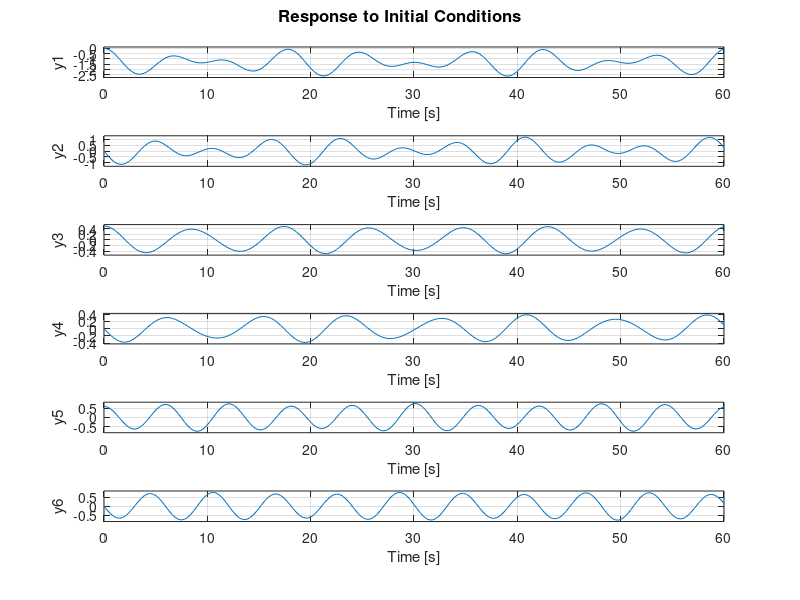
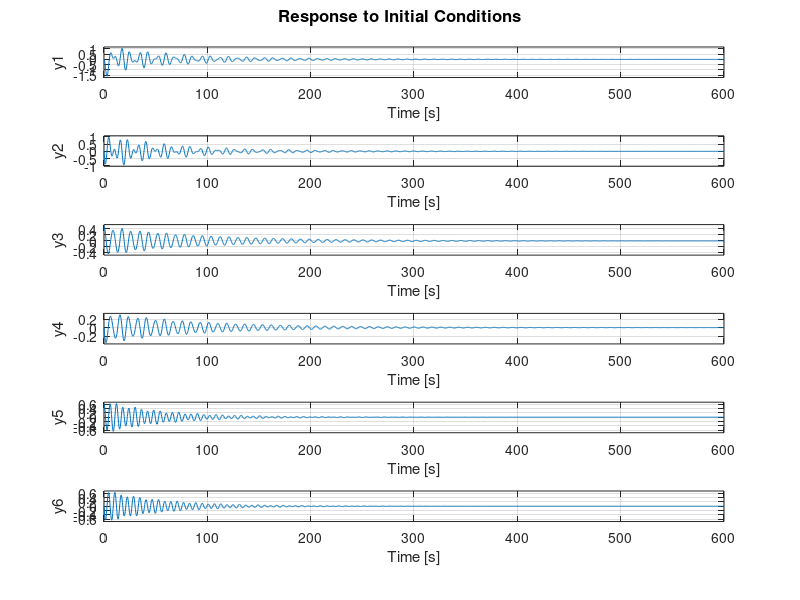

The MATLAB script that drew these images, in order: (Note: this script raises an error after producing the figures.)
global M; M=1000;
global m1; m1=100;
global m2; m2=100;
global l1; l1=20; 
global l2; l2=10; 
global g; g=9.81;
 
 A=[0 1 0 0 0 0;
 0 0 -(m1*g)/M 0 -(m2*g)/M 0;
 0 0 0 1 0 0;
 0 0 -((M+m1)*g)/(M*l1) 0 -(m2*g)/(M*l1) 0;
 0 0 0 0 0 1;
 0 0 -(m1*g)/(M*l2) 0 -(g*(M+m2))/(M*l2) 0];

 B=[ 0 ;
     1/M ;
     0 ;
     1/(M*(l1)) ;
     0 ;
     1/(M*l2)] ;
 %Initial state
 X_init=[
         0 ;
         0 ;
         0.5 ;
         0 ;
         0.6 ;
         0
     ];
 %Q and R values
 Q=[10 0 0 0 0 0;
 0 10 0 0 0 0;
 0 0 100 0 0 0;
 0 0 0 1 0 0;
 0 0 0 0 100 0;
 0 0 0 0 0 1];
 R=0.001;
 %C is the identity matrix which directly gives the output and D is 0
 C=eye(6);D=0;
 init_sys = ss(A , B , C , D) ;
 figure
 initial(init_sys , X_init)
 % After here, we make the LQR controller
 [K , P , Poles] = lqr(A , B , Q , R) ;

 lqr_controller = ss((A - (B*K)) , B , C , D) ;
 figure
 initial(lqr_controller , X_init)

 % Non linear controls
range = 0:0.1:500;
[t_nl, dx_nl] = ode45(@(t,x)orig_sys(t,x,-K*x), range, X_init);
figure
plot(t_nl, dx_nl(:,1))
xlabel('time(s)')
ylabel('x(m)')
title('Nonlinear control')



function dX = orig_sys(t, X, f)
global M;
global m1;
global m2;
global l1;
global l2;
global g;
% Get state values
x = X(1); dx = X(2); theta1 = X(3); dtheta1 = X(4); theta2 = X(5); dtheta2 = X(6);


% Add observer correction for each term
% Calculate terms using nonlinear equations of motion
dX = zeros(6,1);
dX(1) = dx;
dX(2) = (f-((m1*sin(theta1)*cos(theta1))+ ...
        (m2*sin(theta2)*cos(theta2)))*g-(l1*m1*(dX(3)^2)*sin(theta1))- ...
        (l2*m2*(dX(5)^2)*sin(theta2)))/(m1+m2+M-(m1*(cos(theta1)^2))- ...
        (m2*(cos(theta2)^2)));
dX(3) = dtheta1;
dX(4) = ((cos(theta1)*dX(2)-g*sin(theta1))/l1);
dX(5) = dtheta2;
dX(6) = (cos(theta2)*dX(2)-g*sin(theta2))/l2;
end